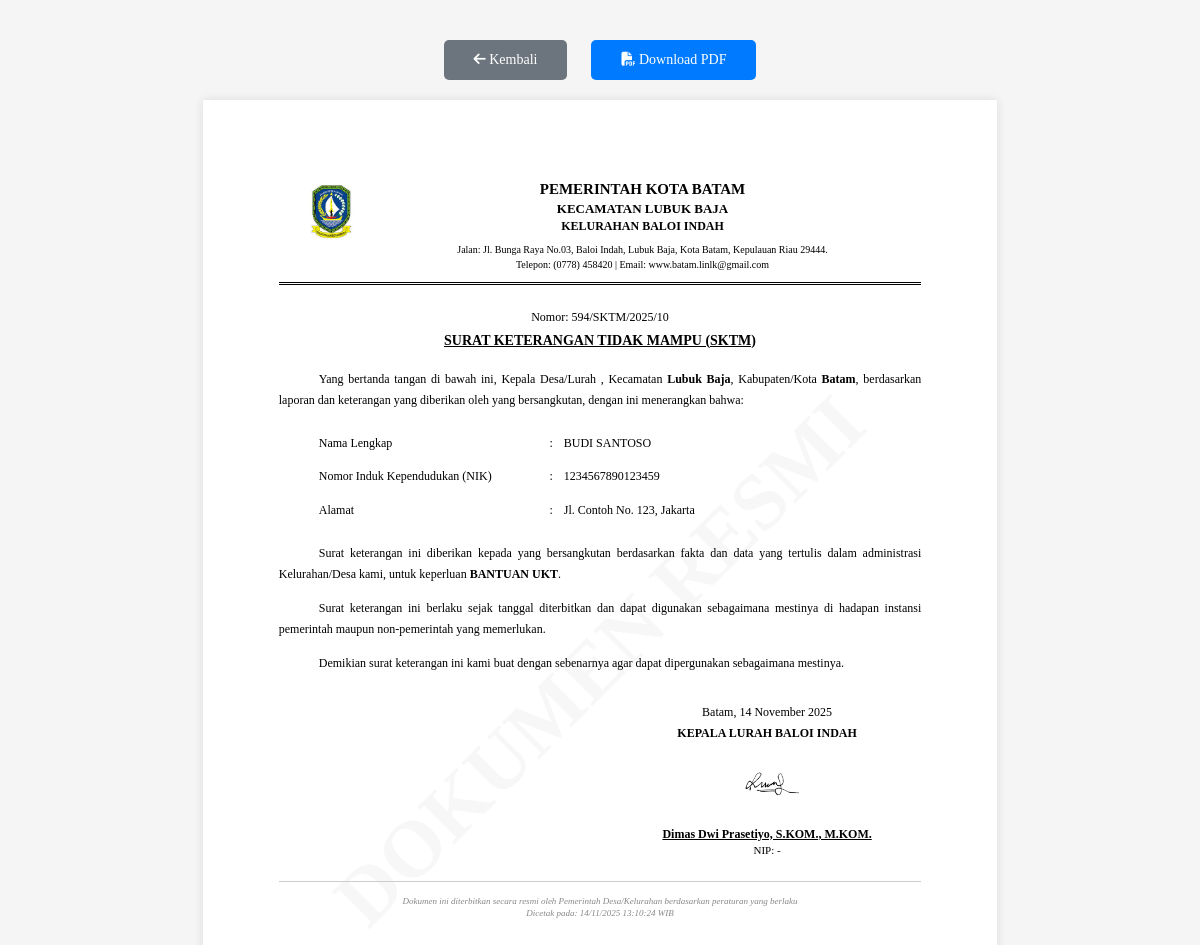
The app's page /pengajuan/unduh_surat.php?id=2 (signed in) with its own data.
### tables this page shows
CREATE TABLE `t_pengajuan` (
  `id_pengajuan` int(11) NOT NULL,
  `nomor_pengajuan` varchar(50) NOT NULL,
  `id_pengguna` int(11) NOT NULL,
  `id_jenis` int(11) NOT NULL,
  `keperluan` varchar(200) DEFAULT NULL,
  `keterangan` longtext DEFAULT NULL CHECK (json_valid(`keterangan`)),
  `id_status` int(11) DEFAULT 1,
  `tanggal_pengajuan` timestamp NOT NULL DEFAULT current_timestamp(),
  `tanggal_validasi` datetime DEFAULT NULL,
  `validasi_oleh` int(11) DEFAULT NULL,
  `catatan_validasi` text DEFAULT NULL
);

CREATE TABLE `t_surat_terbit` (
  `id_surat` int(11) NOT NULL,
  `id_pengajuan` int(11) NOT NULL,
  `nomor_surat` varchar(50) NOT NULL,
  `file_path` varchar(255) DEFAULT NULL,
  `tanggal_terbit` timestamp NOT NULL DEFAULT current_timestamp(),
  `diterbitkan_oleh` int(11) DEFAULT NULL
);

CREATE TABLE `t_jenis_dokumen` (
  `id_jenis` int(11) NOT NULL,
  `nama_dokumen` varchar(100) NOT NULL,
  `deskripsi` text DEFAULT NULL,
  `status` enum('aktif','nonaktif') DEFAULT 'aktif',
  `tanggal_dibuat` timestamp NOT NULL DEFAULT current_timestamp()
);

CREATE TABLE `t_pengguna` (
  `id_pengguna` int(11) NOT NULL,
  `username` varchar(50) NOT NULL,
  `password` varchar(255) NOT NULL,
  `nama_lengkap` varchar(100) NOT NULL,
  `nik` varchar(16) DEFAULT NULL,
  `email` varchar(100) DEFAULT NULL,
  `no_hp` varchar(15) DEFAULT NULL,
  `alamat` text DEFAULT NULL,
  `role` enum('admin','petugas','warga') DEFAULT 'warga',
  `status` enum('aktif','nonaktif') DEFAULT 'aktif',
  `tanggal_daftar` timestamp NOT NULL DEFAULT current_timestamp()
);

### includes/config.php (called while the page is built, shortened)
<?php
$conn = mysqli_connect(DB_HOST, DB_USER, DB_PASS, DB_NAME);
mysqli_set_charset($conn, "utf8");
function clean_input($data) {
    global $conn;
    $data = trim($data);
    $data = stripslashes($data);
    $data = htmlspecialchars($data);
    $data = mysqli_real_escape_string($conn, $data);
    return $data;
}
?>

### pengajuan/unduh_surat.php (the view, shortened to what this page needs)
<?php
require_once '../includes/config.php';
require_once '../includes/auth.php';
$id_pengajuan = clean_input($_GET['id']);
$user_id = $_SESSION['user_id'];
$query = "SELECT p.*, j.nama_dokumen, j.deskripsi as deskripsi_jenis,
          u.nama_lengkap, u.nik, u.alamat, s.nomor_surat, s.file_path
          FROM t_pengajuan p
          JOIN t_jenis_dokumen j ON p.id_jenis = j.id_jenis
          JOIN t_pengguna u ON p.id_pengguna = u.id_pengguna
          LEFT JOIN t_surat_terbit s ON p.id_pengajuan = s.id_pengajuan
          WHERE p.id_pengajuan = '$id_pengajuan'
          AND p.id_pengguna = '$user_id'
          AND p.id_status IN (2, 3)";
$result = mysqli_query($conn, $query);
$data = mysqli_fetch_assoc($result);
function getBulanIndonesia($bulan) {
    $bulanIndo = [
        1 => 'Januari', 2 => 'Februari', 3 => 'Maret', 4 => 'April',
        5 => 'Mei', 6 => 'Juni', 7 => 'Juli', 8 => 'Agustus',
        9 => 'September', 10 => 'Oktober', 11 => 'November', 12 => 'Desember'
    ];
    return $bulanIndo[$bulan];
}
$tanggal_sekarang = date('d') . ' ' . getBulanIndonesia(date('n')) . ' ' . date('Y');
$ttd_paths = ['../assets/img/ttd1.jpg'];
$ttd_found = false;
$ttd_display = '';
foreach ($ttd_paths as $path) {
    if (file_exists($path)) {
        $ttd_display = $path;
        $ttd_found = true;
        break;
    }
}
?>
<!DOCTYPE html>
<html lang="id">
<head>
    <link rel="stylesheet" href="https://cdnjs.cloudflare.com/ajax/libs/font-awesome/6.5.0/css/all.min.css">
</head>
<body>
    <div class="actions">
        <a href="lihat_status.php" class="btn btn-secondary"><i class="fa-solid fa-arrow-left"></i> Kembali</a>
        <a href="unduh_surat.php?id=<?= $id_pengajuan ?>&download=pdf" class="btn btn-primary"><i class="fa-solid fa-file-pdf"></i> Download PDF</a>
    </div>
    <div class="page">
        <div class="header">
            <div class="logo">
                <?php if (file_exists('../assets/img/logo.jpg')): ?>
                    <img src="../assets/img/logo.jpg" alt="Logo">
                <?php endif; ?>
            </div>
            <div class="header-text">
                <h1>PEMERINTAH KOTA BATAM</h1>
                <h2>KECAMATAN LUBUK BAJA</h2>
                <h3>KELURAHAN BALOI INDAH</h3>
                <p>Jalan: Jl. Bunga Raya No.03, Baloi Indah, Lubuk Baja, Kota Batam, Kepulauan Riau 29444.<br>Telepon: (0778) 458420 | Email: www.batam.linlk@gmail.com</p>
            </div>
        </div>
        <div class="title">
            <p>Nomor: <?= htmlspecialchars($data['nomor_surat'] ?? 'BELUM DITERBITKAN') ?></p>
            <h1><?= strtoupper(htmlspecialchars($data['nama_dokumen'])) ?></h1>
        </div>
        <div class="content">
            <p>Yang bertanda tangan di bawah ini, Kepala Desa/Lurah <strong></strong>, Kecamatan <strong>Lubuk Baja</strong>, Kabupaten/Kota <strong>Batam</strong>, berdasarkan laporan dan keterangan yang diberikan oleh yang bersangkutan, dengan ini menerangkan bahwa:</p>
            <table class="data-table">
                <tr>
                    <td>Nama Lengkap</td>
                    <td>:</td>
                    <td><?= strtoupper(htmlspecialchars($data['nama_lengkap'])) ?></td>
                </tr>
                <tr>
                    <td>Nomor Induk Kependudukan (NIK)</td>
                    <td>:</td>
                    <td><?= htmlspecialchars($data['nik']) ?></td>
                </tr>
                <tr>
                    <td>Alamat</td>
                    <td>:</td>
                    <td><?= htmlspecialchars($data['alamat']) ?></td>
                </tr>
            </table>
            <p>Surat keterangan ini diberikan kepada yang bersangkutan berdasarkan fakta dan data yang tertulis dalam administrasi Kelurahan/Desa kami, untuk keperluan <strong><?= strtoupper(htmlspecialchars($data['keperluan'])) ?></strong>.</p>
            <p>Surat keterangan ini berlaku sejak tanggal diterbitkan dan dapat digunakan sebagaimana mestinya di hadapan instansi pemerintah maupun non-pemerintah yang memerlukan.</p>
            <p>Demikian surat keterangan ini kami buat dengan sebenarnya agar dapat dipergunakan sebagaimana mestinya.</p>
        </div>
        <div class="signature">
            <div class="sig-right">
                <div class="date">Batam, <?= $tanggal_sekarang ?></div>
                <div class="position">KEPALA LURAH BALOI INDAH</div>
                <div class="ttd-img">
                    <?php if ($ttd_found): ?>
                        <img src="<?= $ttd_display ?>" alt="TTD">
                    <?php else: ?>
                        <div style="border:1px dashed #ccc; width:100%; height:100%; display:flex; align-items:center; justify-content:center;">
                            <span style="color:#999">TTD</span>
                        </div>
                    <?php endif; ?>
                </div>
                <div class="name">Dimas Dwi Prasetiyo, S.KOM., M.KOM.</div>
                <div class="nip">NIP: -</div>
            </div>
        </div>
        <div class="footer">
            <p>Dokumen ini diterbitkan secara resmi oleh Pemerintah Desa/Kelurahan berdasarkan peraturan yang berlaku</p>
            <p>Dicetak pada: <?= date('d/m/Y H:i:s') ?> WIB</p>
        </div>
    </div>
</body>
</html>

### pengajuan/unduh_surat.php (style rules this page uses)
* { margin: 0; padding: 0; box-sizing: border-box; }
body { font-family: 'Times New Roman', Times, serif; background: #f5f5f5; padding: 20px; }
.page { width: 210mm; min-height: 297mm; background: #fff; margin: 0 auto; padding: 20mm; box-shadow: 0 0 10px rgba(0, 0, 0, 0.1); position: relative; overflow: hidden; }
.page::before { content: 'DOKUMEN RESMI'; position: absolute; top: 50%; left: 50%; transform: translate(-50%, -50%) rotate(-45deg); font-size: 80px; font-weight: bold; color: rgba(200, 200, 200, 0.15); white-space: nowrap; z-index: 0; pointer-events: none; }
.page > * { position: relative; z-index: 1; }
.header { border-bottom: 3px double #000; padding-bottom: 10px; margin-bottom: 25px; display: flex; align-items: flex-start; gap: 15px; }
.logo { width: 70px; height: 70px; flex-shrink: 0; }
.logo img { width: 150%; height: 100%; object-fit: contain; }
.header-text { flex: 1; text-align: center; padding-top: 5px; }
.header h1 { font-size: 15px; margin-bottom: 3px; font-weight: bold; }
.header h2 { font-size: 13px; margin-bottom: 2px; font-weight: bold; }
.header h3 { font-size: 12px; margin-bottom: 8px; font-weight: bold; }
.header p { font-size: 10px; line-height: 1.5; }
.title { text-align: center; margin: 25px 0 20px; }
.title p { font-size: 12px; margin-bottom: 8px; }
.title h1 { font-size: 14px; font-weight: bold; text-decoration: underline; }
.content { font-size: 12px; line-height: 1.8; text-align: justify; margin: 20px 0; }
.content p { margin-bottom: 12px; text-indent: 40px; }
.data-table { margin: 15px 0 15px 40px; width: calc(100% - 40px); border-collapse: collapse; }
.data-table tr td { padding: 6px 0; vertical-align: top; }
.data-table tr td:first-child { width: 230px; }
.data-table tr td:nth-child(2) { width: 15px; text-align: center; padding-right: 10px; }
.signature { margin-top: 30px; display: flex; justify-content: space-between; align-items: flex-start; }
.sig-right { flex: 0 0 48%; text-align: center; }
.sig-right .date { font-size: 12px; margin-bottom: 6px; }
.sig-right .position { font-weight: bold; font-size: 12px; margin-bottom: 8px; }
.ttd-img { width: 140px; height: 70px; margin: 5px auto 8px; display: flex; align-items: center; justify-content: center; }
.ttd-img img { max-width: 100%; max-height: 100%; object-fit: contain; }
.sig-right .name { font-weight: bold; text-decoration: underline; font-size: 12px; margin-top: 5px; }
.sig-right .nip { font-size: 11px; margin-top: 2px; }
.footer { margin-top: 25px; padding-top: 12px; border-top: 1px solid #ccc; text-align: center; font-size: 9px; font-style: italic; color: #888; }
.footer p { margin: 2px 0; }
.actions { text-align: center; margin: 20px 0; }
.btn { display: inline-block; padding: 12px 30px; margin: 0 10px; border-radius: 5px; font-size: 14px; text-decoration: none; transition: all 0.3s; }
.btn-primary { background: #007bff; color: #fff; }
.btn-secondary { background: #6c757d; color: #fff; }

### records on screen
t_pengajuan: t_surat_terbit.nomor_surat "594/SKTM/2025/10", id_jenis.nama_dokumen "SURAT KETERANGAN TIDAK MAMPU (SKTM)", id_pengguna.nama_lengkap "BUDI SANTOSO", id_pengguna.nik "1234567890123459", id_pengguna.alamat "Jl. Contoh No. 123, Jakarta", keperluan "BANTUAN UKT"

### other values on screen
$tanggal_sekarang "14 November 2025"
